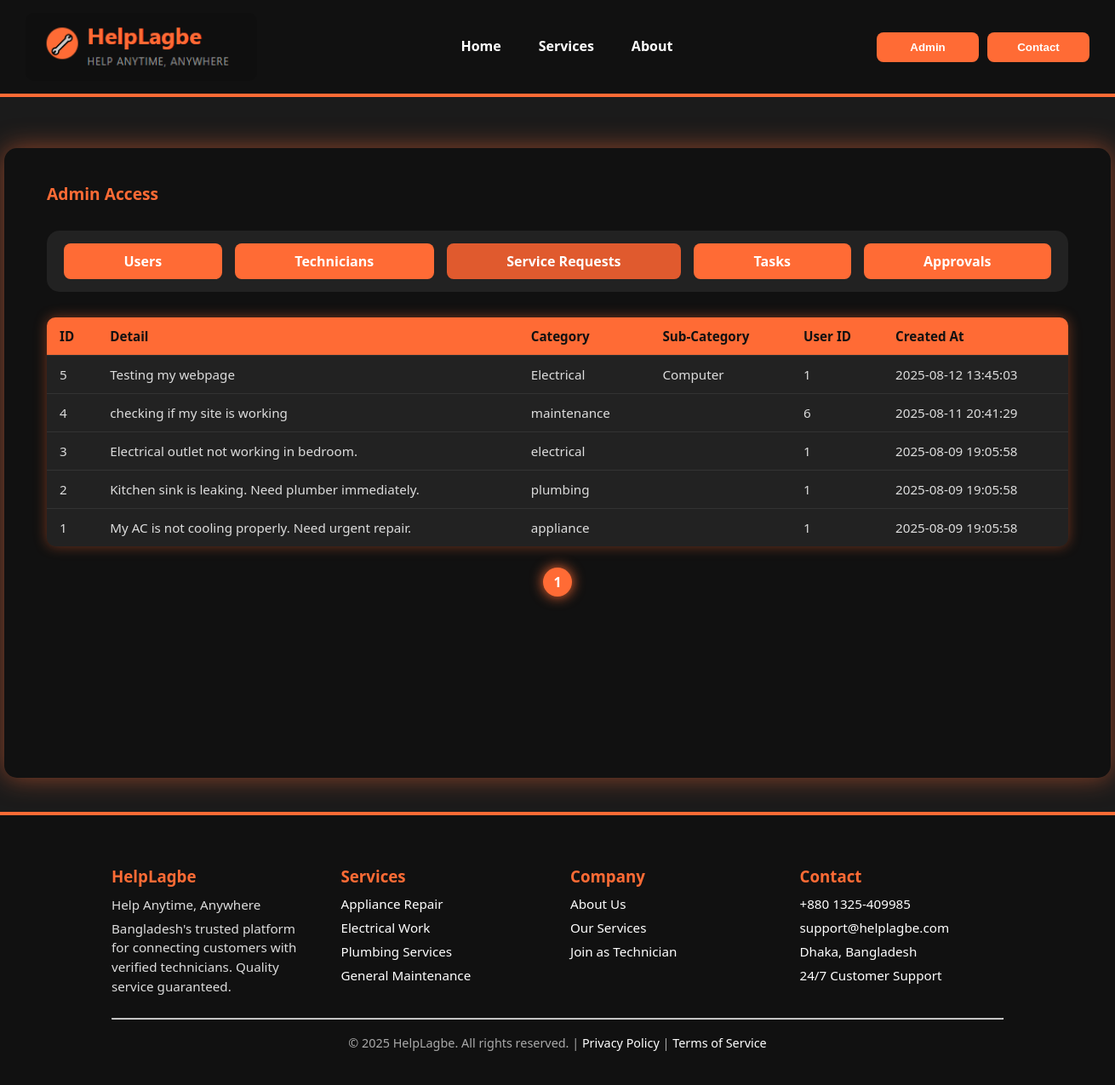
The app's page /admindash.php?tab=requests with its own data.
### tables this page shows
CREATE TABLE `posts` (
  `post_id` int(11) NOT NULL,
  `Post_detail` text NOT NULL,
  `Image` varchar(255) DEFAULT NULL,
  `Category` varchar(100) NOT NULL,
  `Sub-Category` varchar(100) DEFAULT NULL,
  `user_id` int(11) NOT NULL,
  `created_at` timestamp NOT NULL DEFAULT current_timestamp(),
  `updated_at` timestamp NOT NULL DEFAULT current_timestamp() ON UPDATE current_timestamp()
);

### admindash.php (the view, shortened to what this page needs)
<?php
require 'db.php';
$perPage = 10;
$page = isset($_GET['page']) ? max(1, (int) $_GET['page']) : 1;
$offset = ($page - 1) * $perPage;
$allowed_tabs = ['users', 'technicians', 'requests', 'tasks', 'approvals'];
$tab = isset($_GET['tab']) && in_array($_GET['tab'], $allowed_tabs) ? $_GET['tab'] : 'users';
function getCount($conn, $sql)
{
  $res = $conn->query($sql);
  if ($res && $row = $res->fetch_assoc()) {
    return (int) $row['count'];
  }
  return 0;
}
function getTotalPages($conn, $countSql, $perPage)
{
  $totalItems = getCount($conn, $countSql);
  return ceil($totalItems / $perPage);
}
?>
<!DOCTYPE html>
<html lang="en">
<head>
</head>
<body>
  <header>
    <div class="logo">
      <img src="logo.png" alt="HelpLagbe Logo" />
    </div>
    <nav>
      <a href="homepage.html">Home</a>
      <a href="#services">Services</a>
      <a href="#about">About</a>
    </nav>
    <div style="display:flex; gap:10px;">
      <button class="btn" onclick="location.href='admin.html'">Admin</button>
      <button class="btn"
        onclick="document.getElementById('contact').scrollIntoView({behavior:'smooth'})">Contact</button>
    </div>
  </header>
  <div class="container">
    <div class="admin-access">Admin Access</div>
    <div class="buttons-box">
      <a href="?tab=users" class="btn"
        style="background-color: <?= $tab === 'users' ? '#e05a2e' : '#ff6b35' ?>;">Users</a>
      <a href="?tab=technicians" class="btn"
        style="background-color: <?= $tab === 'technicians' ? '#e05a2e' : '#ff6b35' ?>;">Technicians</a>
      <a href="?tab=requests" class="btn"
        style="background-color: <?= $tab === 'requests' ? '#e05a2e' : '#ff6b35' ?>;">Service Requests</a>
      <a href="?tab=tasks" class="btn"
        style="background-color: <?= $tab === 'tasks' ? '#e05a2e' : '#ff6b35' ?>;">Tasks</a>
      <a href="?tab=approvals" class="btn"
        style="background-color: <?= $tab === 'approvals' ? '#e05a2e' : '#ff6b35' ?>;">Approvals</a>
    </div>
    <?php if ($tab === 'users'):
      $totalPages = getTotalPages($conn, "SELECT COUNT(*) AS count FROM users", $perPage);
      $result = $conn->query("SELECT user_id, username, email, phone_no, created_at FROM users ORDER BY created_at DESC LIMIT $perPage OFFSET $offset");
      ?>
      <table>
        <thead>
          <tr>
            <th>ID</th>
            <th>Username</th>
            <th>Email</th>
            <th>Phone</th>
            <th>Created At</th>
          </tr>
        </thead>
        <tbody>
          <?php while ($row = $result->fetch_assoc()): ?>
            <tr>
              <td><?= $row['user_id'] ?></td>
              <td><?= htmlspecialchars($row['username']) ?></td>
              <td><?= htmlspecialchars($row['email']) ?></td>
              <td><?= htmlspecialchars($row['phone_no']) ?></td>
              <td><?= $row['created_at'] ?></td>
            </tr>
          <?php endwhile; ?>
        </tbody>
      </table>
      <div class="pagination">
        <?php for ($i = 1; $i <= $totalPages; $i++): ?>
          <a href="?tab=users&page=<?= $i ?>" class="<?= $i == $page ? 'active' : '' ?>"><?= $i ?></a>
        <?php endfor; ?>
      </div>
    <?php elseif ($tab === 'requests'):
      $totalPages = getTotalPages($conn, "SELECT COUNT(*) AS count FROM posts", $perPage);
      $result = $conn->query("SELECT post_id, Post_detail, Category, `Sub-Category`, user_id, created_at FROM posts ORDER BY created_at DESC LIMIT $perPage OFFSET $offset");
      ?>
      <table>
        <thead>
          <tr>
            <th>ID</th>
            <th>Detail</th>
            <th>Category</th>
            <th>Sub-Category</th>
            <th>User ID</th>
            <th>Created At</th>
          </tr>
        </thead>
        <tbody>
          <?php while ($row = $result->fetch_assoc()): ?>
            <tr>
              <td><?= $row['post_id'] ?></td>
              <td><?= htmlspecialchars($row['Post_detail']) ?></td>
              <td><?= htmlspecialchars($row['Category']) ?></td>
              <td><?= htmlspecialchars($row['Sub-Category']) ?></td>
              <td><?= $row['user_id'] ?></td>
              <td><?= $row['created_at'] ?></td>
            </tr>
          <?php endwhile; ?>
        </tbody>
      </table>
      <div class="pagination">
        <?php for ($i = 1; $i <= $totalPages; $i++): ?>
          <a href="?tab=requests&page=<?= $i ?>" class="<?= $i == $page ? 'active' : '' ?>"><?= $i ?></a>
        <?php endfor; ?>
      </div>
    <?php endif; ?>
  </div>
  <footer id="contact">
    <div class="footer-top">
      <div>
        <h3>HelpLagbe</h3>
        <p>Help Anytime, Anywhere</p>
        <p>Bangladesh's trusted platform for connecting customers with verified technicians. Quality service guaranteed.
        </p>
      </div>
      <div>
        <h3>Services</h3>
        <ul>
          <li>Appliance Repair</li>
          <li>Electrical Work</li>
          <li>Plumbing Services</li>
          <li>General Maintenance</li>
        </ul>
      </div>
      <div>
        <h3>Company</h3>
        <ul>
          <li><a href="#">About Us</a></li>
          <li><a href="#">Our Services</a></li>
          <li><a href="#">Join as Technician</a></li>
        </ul>
      </div>
      <div>
        <h3>Contact</h3>
        <ul>
          <li>+880 1325-409985</li>
          <li>support@helplagbe.com</li>
          <li>Dhaka, Bangladesh</li>
          <li>24/7 Customer Support</li>
        </ul>
      </div>
    </div>
    <hr />
    <div class="footer-bottom">
      © <?php echo date('Y'); ?> HelpLagbe. All rights reserved. |
      <a href="#">Privacy Policy</a> |
      <a href="#">Terms of Service</a>
    </div>
  </footer>
</body>
</html>

### admindash.php (style rules this page uses)
body { margin: 0; font-family: "Segoe UI", Tahoma, Geneva, Verdana, sans-serif; background-color: #1b1b1b; color: white; min-height: 100vh; display: flex; flex-direction: column; }
a { text-decoration: none; color: white; transition: color 0.3s; }
nav a { font-weight: 600; font-size: 1rem; color: white; padding: 8px 12px; border-radius: 6px; transition: color 0.3s; background-color: transparent !important; box-shadow: none !important; border-bottom: 3px solid transparent; }
img { max-width: 100%; height: auto; border-radius: 10px; }
header { display: flex; align-items: center; justify-content: space-between; background-color: #111; padding: 15px 30px; position: sticky; top: 0; z-index: 100; border-bottom: 4px solid #ff6b35; }
.logo { display: flex; align-items: center; }
.logo img { height: 80px; }
nav { display: flex; gap: 20px; }
.container { background-color: #111; border-radius: 15px; padding: 40px 50px 50px; width: 1200px; margin: 60px auto 40px; box-shadow: 0 0 30px rgba(255, 107, 53, 0.5); min-height: 650px; display: flex; flex-direction: column; }
.admin-access { font-weight: 700; font-size: 1.2rem; color: #ff6b35; margin-bottom: 30px; user-select: none; }
.buttons-box { background-color: #222; border-radius: 15px; padding: 15px 20px; margin-bottom: 30px; display: flex; gap: 15px; flex-wrap: wrap; }
.btn { background-color: #ff6b35; border: none; padding: 10px 22px; color: white; cursor: pointer; font-weight: 700; border-radius: 8px; transition: background-color 0.3s ease; user-select: none; flex-grow: 1; text-align: center; min-width: 120px; }
table { width: 100%; border-collapse: collapse; font-size: 0.95rem; border-radius: 10px; overflow: hidden; box-shadow: 0 0 15px rgba(255, 107, 53, 0.4); background-color: #222; }
th, td { padding: 12px 15px; border-bottom: 1px solid #333; color: #ddd; text-align: left; }
th { background-color: #ff6b35; color: #111; font-weight: 700; }
tr:last-child td { border-bottom: none; }
.pagination { margin-top: 25px; text-align: center; user-select: none; }
.pagination a { color: white; margin: 0 8px; font-weight: 600; text-decoration: none; font-size: 1rem; padding: 6px 12px; border-radius: 50px; transition: background-color 0.3s ease, color 0.3s ease; background-color: transparent; box-shadow: none; display: inline-block; }
.pagination a.active, .pagination a:hover { color: white; background-color: #ff6b35; box-shadow: 0 0 15px #ff6b35; text-decoration: none; }
footer { background-color: #111; padding: 40px 10%; color: white; border-top: 4px solid #ff6b35; }
.footer-top { display: grid; grid-template-columns: repeat(auto-fit, minmax(200px, 1fr)); gap: 30px; text-align: left; margin-bottom: 20px; }
footer h3 { color: #ff6b35; margin-bottom: 10px; }
footer p { line-height: 1.5; font-size: 0.95rem; color: #ddd; margin: 5px 0; }
footer ul { list-style: none; padding: 0; margin: 0; }
footer ul li { margin: 8px 0; color: white; font-size: 0.95rem; }
footer ul li a { color: white; font-size: 0.95rem; }
.footer-bottom { text-align: center; padding-top: 10px; font-size: 0.9rem; color: #aaa; }

### records on screen
posts: post_id "5", Post_detail "Testing my webpage", Category "Electrical", value "Computer", user "1", created_at "2025-08-12 13:45:03"
posts: post_id "4", Post_detail "checking if my site is working", Category "maintenance", user "6", created_at "2025-08-11 20:41:29"
posts: post_id "3", Post_detail "Electrical outlet not working in bedroom.", Category "electrical", user "1", created_at "2025-08-09 19:05:58"
posts: post_id "2", Post_detail "Kitchen sink is leaking. Need plumber immediately.", Category "plumbing", user "1", created_at "2025-08-09 19:05:58"
posts: post_id "1", Post_detail "My AC is not cooling properly. Need urgent repair.", Category "appliance", user "1", created_at "2025-08-09 19:05:58"
